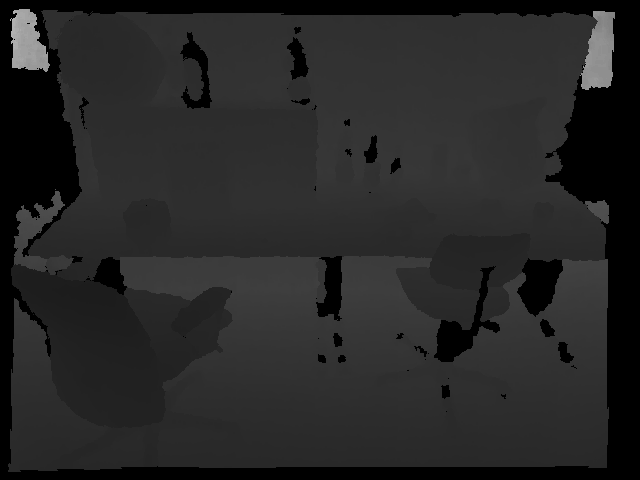
#> input picture Parte08/tum_dataset/depth/1.png, 640 x 480 px, found by its file name
$ python pt4ex1.py
#> lines starting #> are read from the running program, lines starting #| are printed output that depends on the picture
from copy import deepcopy
import glob
import cv2
import numpy as np
import argparse

def main():

    # ------------------------------------
    # Setup argparse
    # ------------------------------------
    parser = argparse.ArgumentParser(
        prog='Traffic car couter',
        description='Counts cars',
        epilog='This is finished')

    parser.add_argument('-if', '--image_filename', type=str, default='images/santorini/1.png')

    args = vars(parser.parse_args())
    print(args)

    # Load the image
    image = cv2.imread(args['image_filename'])
#> image is the input picture: shape (480, 640, 3); min 0, max 182, mean 38.7
    gray_image = cv2.cvtColor(image, cv2.COLOR_BGR2GRAY)

    print(gray_image.shape)
#| (480, 640)

    sift = cv2.SIFT_create(nfeatures=500)  # create an object for the sift detecting 500 keypoints
    key_points = sift.detect(gray_image, None) # detect the keypoints in the image
#> key_points = 274 keypoints; strongest (x, y, size): (14, 12, 2.2), (28, 52, 23.9), (598, 72, 22.5), (14, 16, 2.5)

    print('key_points=\n' + str(key_points))
#> (printed output is left out)

    gui_image = cv2.drawKeypoints(gray_image, key_points, image) # draw the keypoints in the image
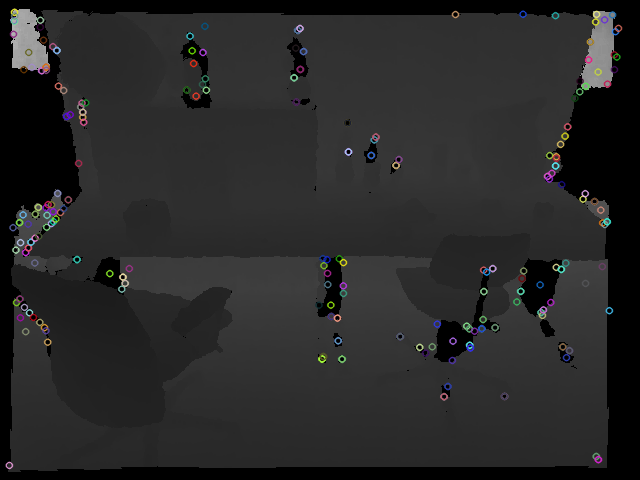
#> gui_image: shape (480, 640, 3); mean B, G, R 40.2, 40.1, 40.2

    win_name = 'SIFT Keypoints'
    cv2.namedWindow(win_name, cv2.WINDOW_NORMAL)
    cv2.imshow(win_name, gui_image)
    cv2.waitKey(0)
    cv2.destroyAllWindows()


if __name__ == '__main__':
    main()
